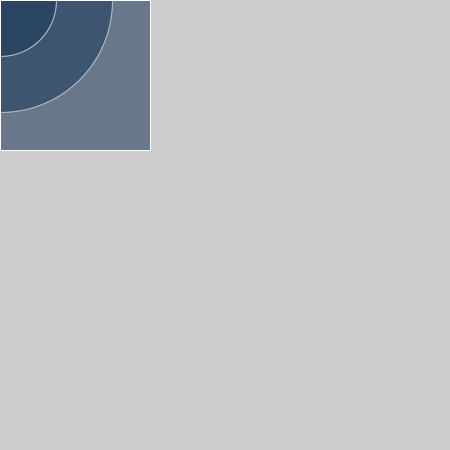
Frame 1 (no input)
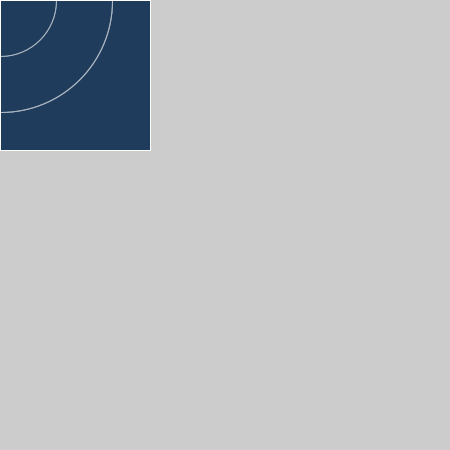
Frame 60 (the mouse pressed at the canvas centre just before this capture)
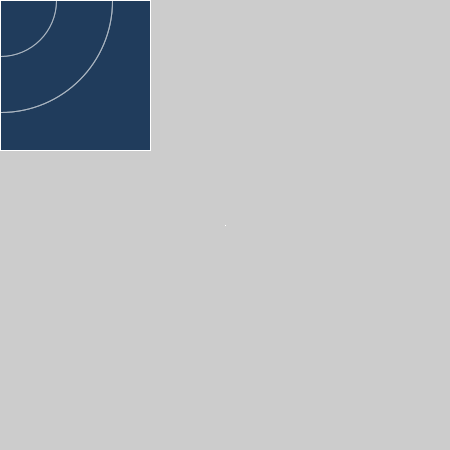
Frame 120 (the mouse held since frame 60 and released just before this capture)

The Processing sketch that drew these frames (run headless with seeded random() and noise(); from frame 60 on, the mouse is pressed at the canvas centre):

// Processing sketch: processing_113180
// ── processing_113180.pde

//20131002mouse interaction
//juichilin
//class 

void setup() {
  size(450, 450);
  smooth();
}

void draw() {
  if (mousePressed) {
    fill(0);
  }
  else {
    fill(30, 60, 90, 90);
    stroke(255);
  }

  
  myBox(mouseX-width/2);//setup the start point1
  myBox(mouseY-height/2);//setup the start point2
}

void myBox(int mywidth) {
  //below functions will follow the mouse &the program you define
  //mywidths need relation with each other.
  ellipse(mouseX, mouseY, mywidth, mywidth);
  ellipse(mouseX, mouseY, mywidth/2, mywidth/2);
  rect(mouseX, mouseY, -mywidth/3*2, -mywidth/3*2);
  rect(mouseX, mouseY, mywidth/3*2, mywidth/3*2);
  rect(mouseX, mouseY, -mywidth/3*2, mywidth/3*2);
  rect(mouseX, mouseY, mywidth/3*2, -mywidth/3*2);
}
